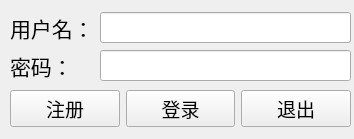
<?xml version="1.0" encoding="UTF-8"?>
<ui version="4.0">
 <class>TcpClient</class>
 <widget class="QWidget" name="TcpClient">
  <property name="geometry">
   <rect>
    <x>0</x>
    <y>0</y>
    <width>354</width>
    <height>139</height>
   </rect>
  </property>
  <property name="windowTitle">
   <string>TcpClient</string>
  </property>
  <widget class="QWidget" name="">
   <property name="geometry">
    <rect>
     <x>10</x>
     <y>10</y>
     <width>341</width>
     <height>121</height>
    </rect>
   </property>
   <layout class="QGridLayout" name="gridLayout_2">
    <item row="0" column="0">
     <layout class="QGridLayout" name="gridLayout">
      <item row="1" column="0">
       <widget class="QLabel" name="pwd_label">
        <property name="font">
         <font>
          <family>Arial</family>
          <pointsize>16</pointsize>
         </font>
        </property>
        <property name="text">
         <string>密码：</string>
        </property>
       </widget>
      </item>
      <item row="0" column="0">
       <widget class="QLabel" name="name_label">
        <property name="font">
         <font>
          <family>Arial</family>
          <pointsize>16</pointsize>
         </font>
        </property>
        <property name="text">
         <string>用户名：</string>
        </property>
       </widget>
      </item>
      <item row="0" column="1">
       <widget class="QLineEdit" name="name_lab">
        <property name="font">
         <font>
          <family>Arial</family>
          <pointsize>14</pointsize>
         </font>
        </property>
       </widget>
      </item>
      <item row="1" column="1">
       <widget class="QLineEdit" name="pwd_lab">
        <property name="font">
         <font>
          <family>Arial</family>
          <pointsize>14</pointsize>
         </font>
        </property>
        <property name="echoMode">
         <enum>QLineEdit::Password</enum>
        </property>
       </widget>
      </item>
     </layout>
    </item>
    <item row="1" column="0">
     <layout class="QHBoxLayout" name="horizontalLayout">
      <item>
       <widget class="QPushButton" name="regist_pb">
        <property name="font">
         <font>
          <family>Arial</family>
          <pointsize>14</pointsize>
         </font>
        </property>
        <property name="text">
         <string>注册</string>
        </property>
       </widget>
      </item>
      <item>
       <widget class="QPushButton" name="login_db">
        <property name="font">
         <font>
          <family>Arial</family>
          <pointsize>14</pointsize>
         </font>
        </property>
        <property name="text">
         <string>登录</string>
        </property>
       </widget>
      </item>
      <item>
       <widget class="QPushButton" name="cancel_db">
        <property name="font">
         <font>
          <family>Arial</family>
          <pointsize>14</pointsize>
         </font>
        </property>
        <property name="text">
         <string>退出</string>
        </property>
       </widget>
      </item>
     </layout>
    </item>
   </layout>
  </widget>
 </widget>
 <resources/>
 <connections/>
</ui>
